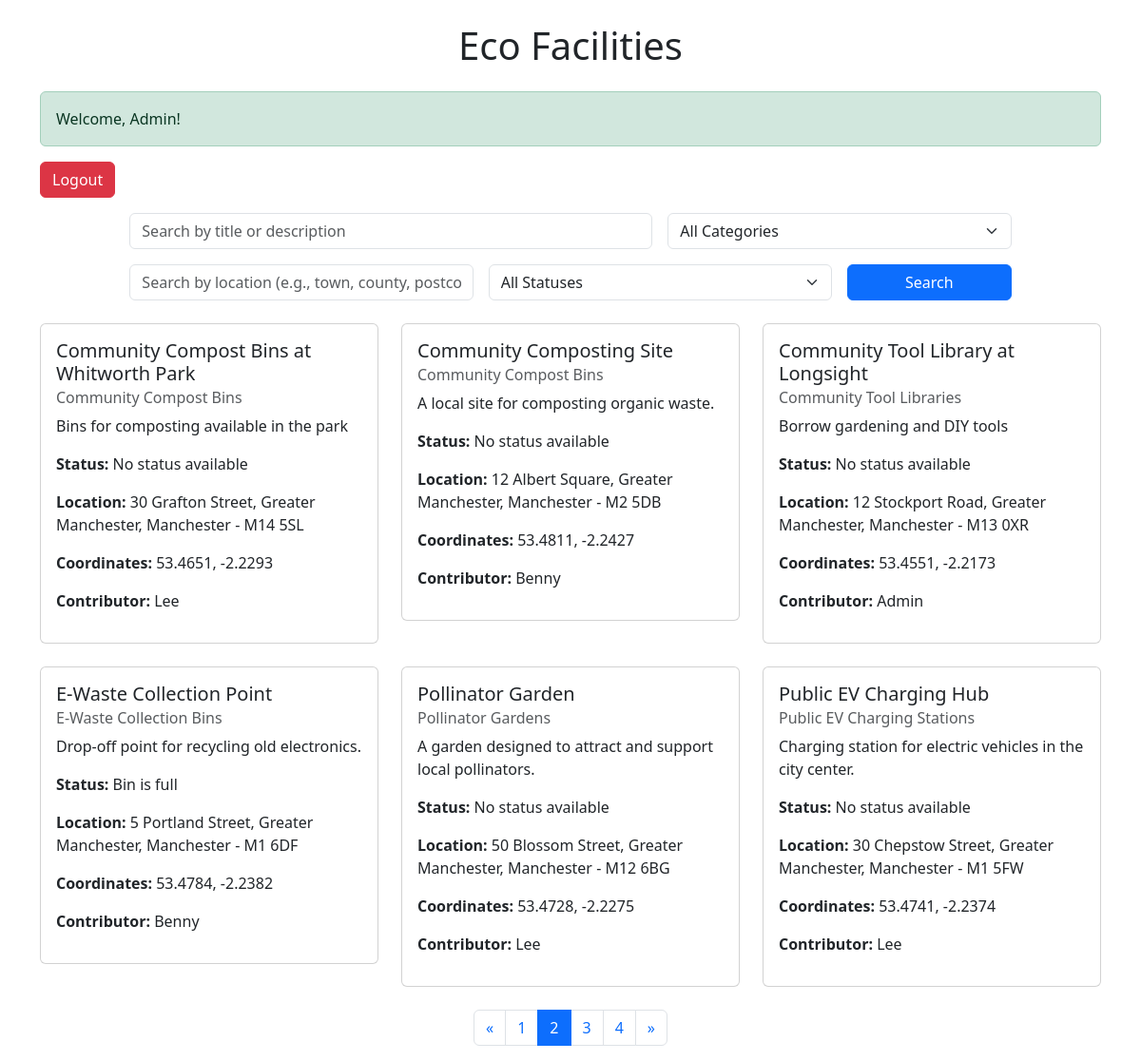
The page /?view=browse&page=2 (signed in) on the database its author committed.
### tables this page shows
CREATE TABLE ecoFacilities (
                               id INTEGER PRIMARY KEY AUTOINCREMENT NOT NULL UNIQUE,
                               title VARCHAR(50) NOT NULL,
                               category INTEGER,
                               description VARCHAR(150) NOT NULL,
                               houseNumber VARCHAR(50),
                               streetName VARCHAR(50),
                               county VARCHAR(50),
                               town VARCHAR(50),
                               postcode VARCHAR(7) NOT NULL,
                               lng FLOAT NOT NULL,
                               lat FLOAT NOT NULL,
                               contributor INTEGER,
                               FOREIGN KEY (category) REFERENCES ecoCategories(id),
                               FOREIGN KEY (contributor) REFERENCES ecoUser(id)
);

CREATE TABLE "ecoCategories"
(
	id INTEGER not null
		primary key
		unique,
	name VARCHAR(50) not null
		unique
);

CREATE TABLE "ecoFacilityStatus"
(
	id INTEGER not null
		primary key autoincrement
		unique,
	facilityId INTEGER not null
		constraint ecoFacilityStatus_ecoFacilities_id_fk
			references ecoFacilities,
	statusComment VARCHAR(100) not null
);

### controllers/FacilityController.php (called while the page is built, shortened)
<?php
class FacilityController {
    private $facilityModel;
    public function __construct($facilityModel) {
        $this->facilityModel = $facilityModel;
    }
    public function browseFacilities($search = '', $category = null, $location = null, $status = null) {
        return $this->facilityModel->searchFacilities($search, $category, $location, $status);
    }
    public function getPaginatedFacilities($page, $limit, $search = '', $category = null, $location = null, $status = null) {
        $offset = ($page - 1) * $limit;
        return $this->facilityModel->getPaginatedFacilities($offset, $limit, $search, $category, $location, $status);
    }
    public function getTotalFacilities($search = '', $category = null) {
        return $this->facilityModel->getTotalFacilities($search, $category);
    }
}
?>

### models/Facility.php (called while the page is built, shortened)
<?php
class Facility {
    private $pdo;
    public function __construct($pdo) {
        $this->pdo = $pdo;
    }
    public function searchFacilities($search = '', $category = null, $location = null, $status = null) {
        $query = "
        SELECT ecoFacilities.*,
               ecoCategories.name AS category_name,
               ecoUser.username AS contributor_name,
               (SELECT statusComment
                FROM ecoFacilityStatus
                WHERE facilityId = ecoFacilities.id
                ORDER BY ROWID DESC LIMIT 1) AS statusComment
        FROM ecoFacilities
        LEFT JOIN ecoCategories ON ecoFacilities.category = ecoCategories.id
        LEFT JOIN ecoUser ON ecoFacilities.contributor = ecoUser.id
        WHERE (ecoFacilities.title LIKE :search OR ecoFacilities.description LIKE :search)
    ";
        $query .= " ORDER BY ecoFacilities.title ASC";
        $stmt = $this->pdo->prepare($query);
        $params = [
            ':search' => '%' . $search . '%',
        ];
        $stmt->execute($params);
        return $stmt->fetchAll(PDO::FETCH_ASSOC);
    }
    public function getPaginatedFacilities($offset, $limit, $search = '', $category = null, $location = null, $status = null) {
        $query = "
        SELECT ecoFacilities.*,
               ecoCategories.name AS category_name,
               ecoUser.username AS contributor_name,
               (SELECT statusComment
                FROM ecoFacilityStatus
                WHERE facilityId = ecoFacilities.id
                ORDER BY ROWID DESC LIMIT 1) AS statusComment
        FROM ecoFacilities
        LEFT JOIN ecoCategories ON ecoFacilities.category = ecoCategories.id
        LEFT JOIN ecoUser ON ecoFacilities.contributor = ecoUser.id
        WHERE (ecoFacilities.title LIKE :search OR ecoFacilities.description LIKE :search)
    ";
        $query .= " ORDER BY ecoFacilities.title ASC LIMIT :offset, :limit";
        $stmt = $this->pdo->prepare($query);
        $params = [
            ':search' => '%' . $search . '%',
            ':offset' => $offset,
            ':limit' => $limit,
        ];
        $stmt->bindValue(':offset', $offset, PDO::PARAM_INT);
        $stmt->bindValue(':limit', $limit, PDO::PARAM_INT);
        $stmt->execute($params);
        return $stmt->fetchAll(PDO::FETCH_ASSOC);
    }
    public function getTotalFacilities($search = '', $category = null, $location = null, $status = null) {
        $query = "
    SELECT COUNT(*) as total
    FROM ecoFacilities
    WHERE (title LIKE :search OR description LIKE :search)
";
        $stmt = $this->pdo->prepare($query);
        $params = [
            ':search' => '%' . $search . '%',
        ];
        $stmt->execute($params);
        return $stmt->fetch(PDO::FETCH_ASSOC)['total'];
    }
}

### views/facilities/browse.php (the view, shortened to what this page needs)
<?php
$page = isset($_GET['page']) ? (int)$_GET['page'] : 1;
$limit = 6;
$location = $_GET['location'] ?? null;
$status = $_GET['status'] ?? null;
$total = $facilityController->getTotalFacilities($search, $category, $location, $status);
$facilities = $facilityController->getPaginatedFacilities($page, $limit, $search, $category, $location, $status);
$totalPages = ceil($total / $limit);
?>
<!DOCTYPE html>
<html>
<head>
    <link href="https://cdn.jsdelivr.net/npm/bootstrap@5.3.3/dist/css/bootstrap.min.css" rel="stylesheet">
</head>
<body>
<div class="container mt-4">
    <h1 class="text-center mb-4">Eco Facilities</h1>
    <?php
    if (isset($_SESSION['username'])) {
        echo '<div class="alert alert-success">Welcome, ' . htmlspecialchars($_SESSION['username']) . '!</div>';
        echo '<a href="/ecoBuddy/index.php?view=logout" class="btn btn-danger mb-3">Logout</a>';
    } else {
        echo '<div class="alert alert-warning">You are not logged in. <a href="/ecoBuddy/index.php?view=login" class="alert-link">Login here</a>.</div>';
        exit;
    }
    ?>
    <form method="GET" action="/ecoBuddy/index.php" class="mb-4">
        <div class="row g-3 justify-content-center">
            <div class="col-md-6">
                <input type="text" name="search" class="form-control" placeholder="Search by title or description"
                       value="<?php echo htmlspecialchars($_GET['search'] ?? ''); ?>">
            </div>
            <div class="col-md-4">
                <select name="category" class="form-select">
                    <option value="">All Categories</option>
                </select>
            </div>
            <div class="col-md-4">
                <input type="text" name="location" class="form-control" placeholder="Search by location (e.g., town, county, postcode)"
                       value="<?php echo htmlspecialchars($_GET['location'] ?? ''); ?>">
            </div>
            <div class="col-md-4">
                <select name="status" class="form-select">
                    <option value="">All Statuses</option>
                </select>
            </div>
            <div class="col-md-2">
                <button type="submit" class="btn btn-primary w-100">Search</button>
            </div>
        </div>
    </form>
    <?php if (!empty($facilities)) : ?>
        <div class="row">
            <?php foreach ($facilities as $facility) : ?>
                <div class="col-md-4 mb-4">
                    <div class="card">
                        <div class="card-body">
                            <h5 class="card-title"><?php echo htmlspecialchars($facility['title']); ?></h5>
                            <h6 class="card-subtitle mb-2 text-muted"><?php echo htmlspecialchars($facility['category_name']); ?></h6>
                            <p class="card-text"><?php echo htmlspecialchars($facility['description']); ?></p>
                            <p><strong>Status:</strong>
                                <?php echo !empty($facility['statusComment'])
                                    ? htmlspecialchars($facility['statusComment'])
                                    : 'No status available'; ?>
                            </p>
                            <p><strong>Location:</strong>
                                <?php echo htmlspecialchars($facility['houseNumber'] . ' ' . $facility['streetName'] . ', ' . $facility['county'] . ', ' . $facility['town'] . ' - ' . $facility['postcode']); ?>
                            </p>
                            <p><strong>Coordinates:</strong>
                                <?php echo !empty($facility['lat']) && !empty($facility['lng'])
                                    ? htmlspecialchars($facility['lat'] . ', ' . $facility['lng'])
                                    : 'Coordinates not available'; ?>
                            </p>
                            <p><strong>Contributor:</strong> <?php echo htmlspecialchars($facility['contributor_name']); ?></p>
                        </div>
                    </div>
                </div>
            <?php endforeach; ?>
        </div>
        <nav aria-label="Page navigation">
            <ul class="pagination justify-content-center">
                <?php if ($page > 1): ?>
                    <li class="page-item">
                        <a class="page-link" href="?view=browse&page=<?php echo $page - 1; ?>" aria-label="Previous">
                            <span aria-hidden="true">&laquo;</span>
                        </a>
                    </li>
                <?php endif; ?>
                <?php for ($i = 1; $i <= $totalPages; $i++): ?>
                    <li class="page-item <?php echo $i === $page ? 'active' : ''; ?>">
                        <a class="page-link" href="?view=browse&page=<?php echo $i; ?>"><?php echo $i; ?></a>
                    </li>
                <?php endfor; ?>
                <?php if ($page < $totalPages): ?>
                    <li class="page-item">
                        <a class="page-link" href="?view=browse&page=<?php echo $page + 1; ?>" aria-label="Next">
                            <span aria-hidden="true">&raquo;</span>
                        </a>
                    </li>
                <?php endif; ?>
            </ul>
        </nav>
    <?php else : ?>
        <div class="alert alert-warning text-center">No facilities found. Try adjusting your search criteria.</div>
    <?php endif; ?>
</div>
</body>
</html>

### rows shown on the page
ecofacilities: title "Community Compost Bins at Whitworth Park", category.name "Community Compost Bins", description "Bins for composting available in the park", shows "No status available", houseNumber+streetName+county "30 Grafton Street, Greater Manchester, Manchester - M14 5SL", lat+lng "53.4651, -2.2293", contributor_name "Lee"
ecofacilities: title "Community Composting Site", category.name "Community Compost Bins", description "A local site for composting organic waste.", shows "No status available", houseNumber+streetName+county "12 Albert Square, Greater Manchester, Manchester - M2 5DB", lat+lng "53.4811, -2.2427", contributor_name "Benny"
ecofacilities: title "Community Tool Library at Longsight", category.name "Community Tool Libraries", description "Borrow gardening and DIY tools", shows "No status available", houseNumber+streetName+county "12 Stockport Road, Greater Manchester, Manchester - M13 0XR", lat+lng "53.4551, -2.2173", contributor_name "Admin"
ecofacilitystatus: facilityId.title "E-Waste Collection Point", ecocategories.name "E-Waste Collection Bins", facilityId.description "Drop-off point for recycling old electronics.", statusComment "Bin is full", facilityId.postcode "5 Portland Street, Greater Manchester, Manchester - M1 6DF", facilityId.lng "53.4784, -2.2382", contributor_name "Benny"
ecofacilities: title "Pollinator Garden", category.name "Pollinator Gardens", description "A garden designed to attract and support local pollinators.", shows "No status available", houseNumber+streetName+county "50 Blossom Street, Greater Manchester, Manchester - M12 6BG", lat+lng "53.4728, -2.2275", contributor_name "Lee"
ecofacilities: title "Public EV Charging Hub", category.name "Public EV Charging Stations", description "Charging station for electric vehicles in the city center.", shows "No status available", houseNumber+streetName+county "30 Chepstow Street, Greater Manchester, Manchester - M1 5FW", lat+lng "53.4741, -2.2374", contributor_name "Lee"

### other values the page prints
$_SESSION['username'] "Admin"
